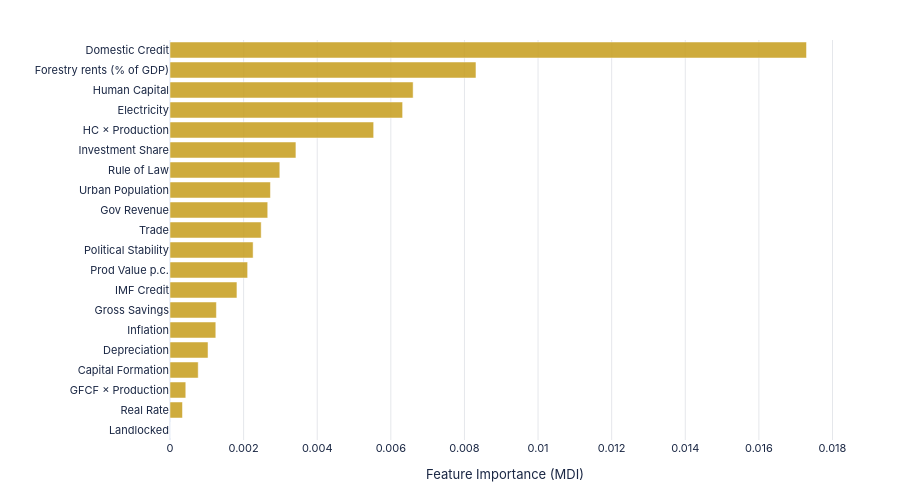

Write notebook code for a chart like this one.
### Markdown cell above
## Fig 11 — Random Forest Feature Importance

### Code cell
rf_show = imp_show.sort_values('RF', ascending=True).copy()

fig11 = go.Figure(go.Bar(
    y=rf_show['Short'], x=rf_show['RF'], orientation='h',
    marker=dict(color=PAL['gold'], opacity=0.9, line=dict(color='white', width=0.5)),
    hovertemplate='%{y}: %{x:.3f}<extra>Random Forest</extra>',
))
fig11.update_layout(**base_layout(
    height=500, margin=dict(l=170, r=60, t=40, b=60),
    xaxis=dict(title='Feature Importance (MDI)', gridcolor=GRID),
    yaxis=dict(tickfont=dict(size=11)),
    showlegend=False,
))
save(fig11, '11_ml_random_forest_importance', w=1100, h=500)
fig11.show(config=CFG)

### Figure 1 — Plotly figure (JSON) as saved in the notebook; plotly's stock layout.template omitted (floating-point values rounded to 4 significant figures)
{"data": [{"hovertemplate": "%{y}: %{x:.3f}<extra>Random Forest</extra>", "marker": {"color": "#c9a227", "line": {"color": "white", "width": 0.5}, "opacity": 0.9}, "orientation": "h", "type": "bar", "x": [0.0, 0.0003388, 0.0004287, 0.0007664, 0.001033, 0.001244, 0.001261, 0.001819, 0.002109, 0.002258, 0.002478, 0.002656, 0.002729, 0.002984, 0.003421, 0.005533, 0.00632, 0.006606, 0.008313, 0.01729], "y": ["Landlocked", "Real Rate", "GFCF × Production", "Capital Formation", "Depreciation", "Inflation", "Gross Savings", "IMF Credit", "Prod Value p.c.", "Political Stability", "Trade", "Gov Revenue", "Urban Population", "Rule of Law", "Investment Share", "HC × Production", "Electricity", "Human Capital", "Forestry rents (% of GDP)", "Domestic Credit"]}], "layout": {"font": {"color": "#1a2744", "family": "IBM Plex Sans, -apple-system, BlinkMacSystemFont, sans-serif", "size": 11}, "height": 500, "margin": {"b": 60, "l": 170, "r": 60, "t": 40}, "paper_bgcolor": "#ffffff", "plot_bgcolor": "#ffffff", "showlegend": false, "xaxis": {"gridcolor": "#e5e7eb", "title": {"text": "Feature Importance (MDI)"}}, "yaxis": {"tickfont": {"size": 11}}}}
